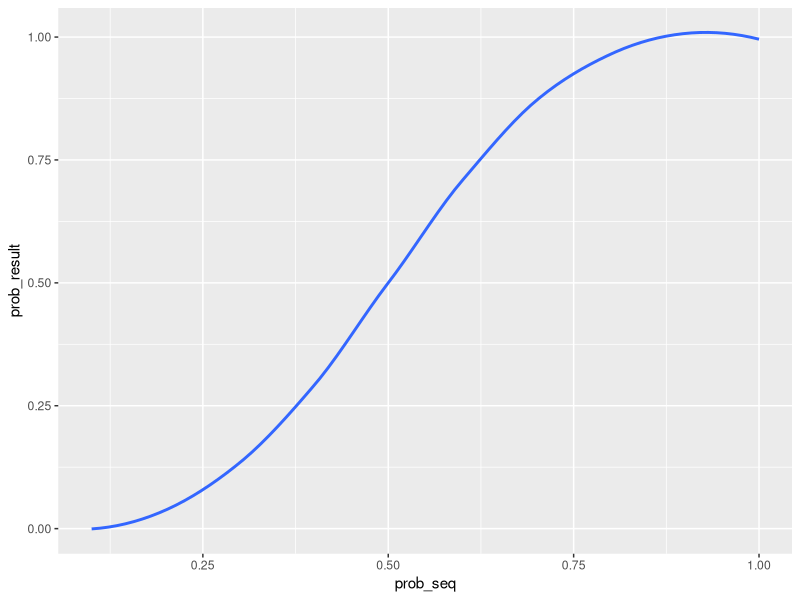
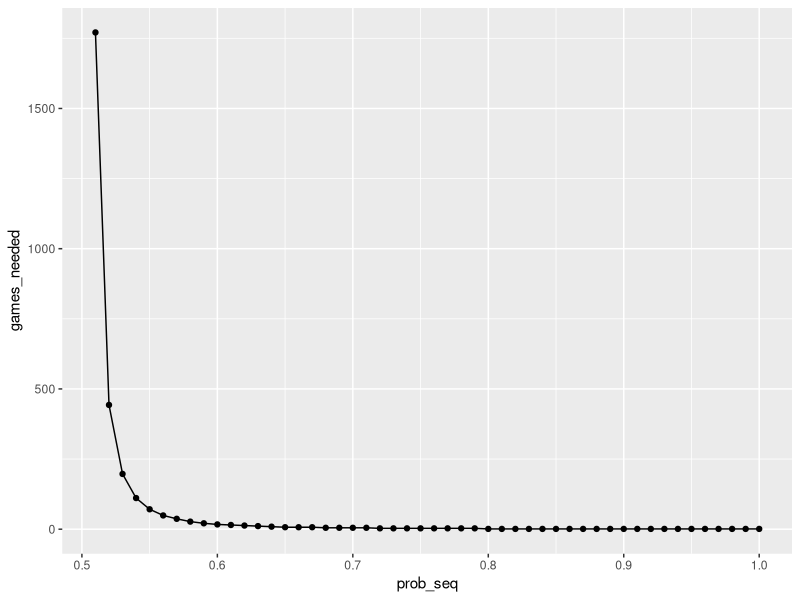

Write the R code that produced these figures, in order.
## ---- chunk 1
library(tidyverse)
library(ggplot2)
## ---- chunk 2
prob_n_games <- function(loses,games_required,chance_of_winning){
  prob <- 0
  for(lose in loses){
    prob <- prob + dnbinom(lose,games_required,chance_of_winning)}
  return(prob)}

prob_n_games(c(0:3),4,.55)
## ---- chunk 3
prob_seq <- seq(.1,1,.1)
prob_result <-rep(0,length(prob_seq))
i = 0
for(prob in prob_seq){
  i <- i + 1
  prob_result[i] <- prob_n_games(c(0:3),4,prob)
}
prob_graph <- data.frame(prob_seq,prob_result)

prob_graph %>% ggplot(aes(x=prob_seq,y=prob_result))+
  geom_smooth(se= FALSE)
## ---- chunk 4
wins = 1
loses = 0
while(pnbinom(loses,wins,.55) <.8){
  wins = wins + 1
  loses = loses + 1
}
## ---- chunk 5
prob_seq <- seq(.51,1,.01)
games_needed <-rep(0,length(prob_seq))

i = 1
for(prob in prob_seq){
  loses = 0 
  wins = 1
  while(pnbinom(loses,wins,prob) <.8){
    wins = wins + 1 
    loses = loses + 1}
  games_needed[i] <- wins+loses
  i <- i + 1
}

prob_graph <- data.frame(prob_seq,games_needed)
prob_graph %>% ggplot(aes(x=prob_seq,y=games_needed))+
  geom_point() +
  geom_line()
